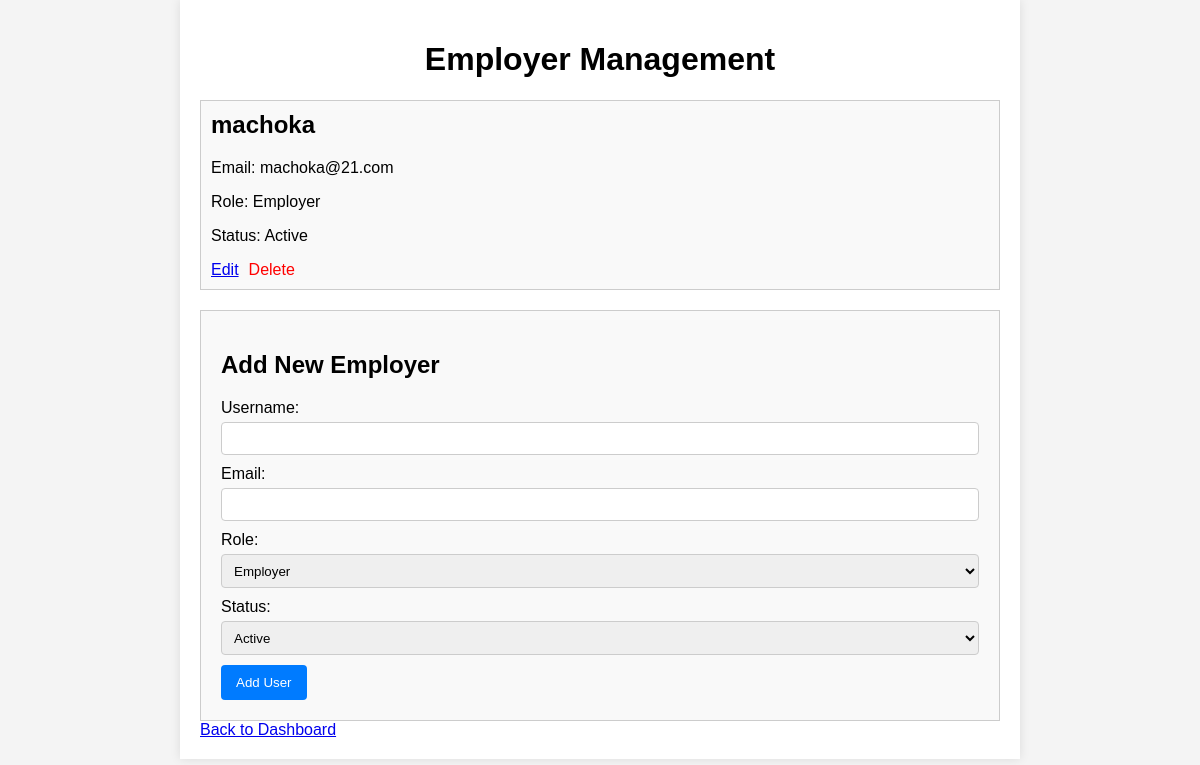
The page /users.php on the database its author committed.
### tables this page shows
CREATE TABLE `user` (
  `id` int(11) NOT NULL,
  `username` varchar(255) NOT NULL,
  `email` varchar(255) NOT NULL,
  `role` varchar(50) NOT NULL,
  `status` varchar(50) NOT NULL
);

### users.php (the view, shortened to what this page needs)
<!DOCTYPE html>
<html lang="en">
<head>
</head>
<body>
    <div class="container">
        <h1>Employer Management</h1>
        <?php
        $servername = "localhost";
        $username = "root";
        $password = "";
        $dbname = "system";
        $conn = new mysqli($servername, $username, $password, $dbname);
        $sqlSelect = "SELECT * FROM user";
        $result = $conn->query($sqlSelect);
        if ($result->num_rows > 0) {
            echo "<div class='user-list'>";
            while ($row = $result->fetch_assoc()) {
                echo "<div class='user'>";
                echo "<h2>" . $row["username"] . "</h2>";
                echo "<p>Email: " . $row["email"] . "</p>";
                echo "<p>Role: " . $row["role"] . "</p>";
                echo "<p>Status: " . $row["status"] . "</p>";
                echo "<a href='edit_user.php?id=" . $row["id"] . "'>Edit</a>";
                echo "<a href='users.php?delete=" . $row["id"] . "' class='delete-btn'>Delete</a>";
                echo "</div>";
            }
            echo "</div>";
        } else {
            echo "<p>No users available.</p>";
        }
        ?>
        <div class="user-form">
            <h2>Add New Employer</h2>
            <form method="post">
                <label for="username">Username:</label>
                <input type="text" id="username" name="username" required>
                <br>
                <label for="email">Email:</label>
                <input type="email" id="email" name="email" required>
                <br>
                <label for="role">Role:</label>
                <select id="role" name="role" required>
                    <option value="Employer">Employer</option>
                </select>
                <br>
                <label for="status">Status:</label>
                <select id="status" name="status" required>
                    <option value="Active">Active</option>
                </select>
                <br>
                <button type="submit">Add User</button>
            </form>
        </div>
        <a href="admin_dashboard.php">Back to Dashboard</a>
    </div>
</body>
</html>

### users.php (style rules this page uses)
body { font-family: Arial, sans-serif; margin: 0; padding: 0; background-color: #f4f4f4; }
.container { max-width: 800px; margin: 0 auto; padding: 20px; background-color: #fff; box-shadow: 0 0 10px rgba(0, 0, 0, 0.1); }
h1 { text-align: center; }
.user-list { margin-top: 20px; }
.user { padding: 10px; border: 1px solid #ccc; margin-bottom: 10px; background-color: #f9f9f9; }
.user h2 { margin-top: 0; }
.delete-btn { color: #ff0000; margin-left: 10px; text-decoration: none; }
.user-form { margin-top: 20px; padding: 20px; border: 1px solid #ccc; background-color: #f9f9f9; }
label { display: block; margin-bottom: 5px; }
input[type="text"], input[type="email"], select { width: 100%; padding: 8px; margin-bottom: 10px; border: 1px solid #ccc; border-radius: 4px; box-sizing: border-box; }
select { height: 34px; }
button[type="submit"] { background-color: #007bff; color: #fff; padding: 10px 15px; border: none; border-radius: 4px; cursor: pointer; }

### rows shown on the page
user: username "machoka", email "machoka@21.com", role "Employer", status "Active"
